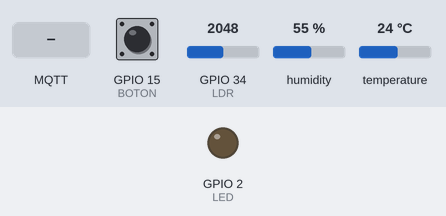
Bench run of a sketch on a simulated ESP32. Parts: output pins drawn as LEDs (lit = HIGH). Dashed ring = blinking. The inputs (shaded band) are chosen by the test bench; at power-on: temperature 24 °C, GPIO 34 (LDR) = 2048, GPIO 15 (BOTON) HIGH, humidity 55 %. WiFi joins after 1.5 s; servers stay silent unless stated; no MQTT or app messages arrive unless stated; what the sketch prints to the serial monitor is not drawn.

Above: at 3.7 s.
3.8 s: temperature set to 29.5 °C
7.7 s: temperature set to 30.3 °C
At 10.6 s:
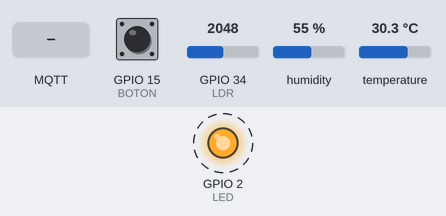
12.6 s: GPIO 34 (LDR) set to 907
21.5 s: GPIO 34 (LDR) set to 827
At 23.9 s:
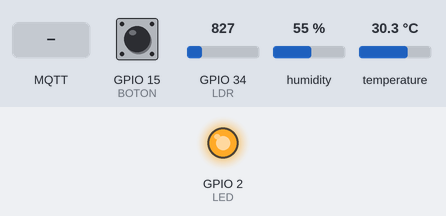
27.5 s: MQTT message "reset" arrives on the first subscribed topic
At 28.3 s:
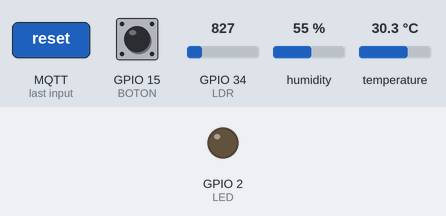
Timing chart, 0 to 30.0 s (numbered marks = the images above; inputs shaded):
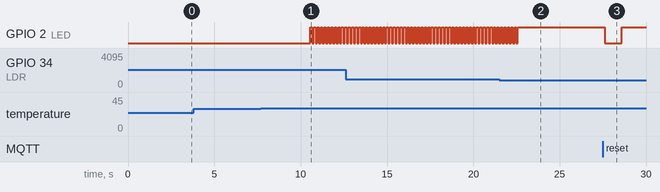

The sketch:

segundaversion_local.ino
```cpp
/*
 * PROYECTO IoT CON MQTT A BROKER LOCAL
 * ESP32 + DHT22 + LDR + Boton + LED
 *
 * Caracteristicas:
 * - Multitarea cooperativa (sin delay)
 * - Maquina de estados con histéresis
 * - Protocolo MQTT a broker local propio
 * - Formato JSON para la API
 */

#include "DHT.h"
#include <WiFi.h>
#include <PubSubClient.h>
#include <ArduinoJson.h>

// ==================== CONFIGURACION PINES ====================
const int LDR = 34;
const int DHT_PIN = 4;
const int LED = 2;
const int BOTON = 15;

// ==================== CONFIGURACION WiFi ====================
const char* ssid = "INTELRED_F";
const char* password = "70********";

// ==================== CONFIGURACION BROKER MQTT LOCAL ====================
// IP de tu computadora donde corre el servidor Node.js
// Cambia esta IP por la de tu computadora en la red local
const char* mqtt_server = "192.168.56.1";  // ← AJUSTA ESTA IP
const int mqtt_port = 1883;

const char* mqtt_client_id = "ESP32_Sensor_01";
const char* mqtt_username = "";  // Dejar vacío si no hay autenticación
const char* mqtt_password = "";  // Dejar vacío si no hay autenticación

// Topics MQTT
const char* topic_sensores = "sensores/datos";
const char* topic_estado = "sensores/estado";
const char* topic_alertas = "sensores/alertas";

// ==================== UMBRALES E HISTERESIS ====================
// Temperatura
const float TEMP_UMBRAL_ALTO = 30.0;
const float TEMP_UMBRAL_BAJO = 28.0;

// Luz
const int LUZ_UMBRAL_BAJO = 20;
const int LUZ_UMBRAL_ALTO = 30;

// ==================== MAQUINA DE ESTADOS ====================
enum Estado { NORMAL, ALERTA_TEMP, ALERTA_LUZ, ALERTA_DOBLE };
Estado estadoActual = NORMAL;

bool alertaTempActiva = false;
bool alertaLuzActiva = false;

// ==================== MULTITAREA - TIMERS ====================
unsigned long lastSensorRead = 0;
const long INTERVALO_SENSORES = 2000;

unsigned long lastMqttSend = 0;
const long INTERVALO_MQTT = 5000;

unsigned long lastLedUpdate = 0;
const long INTERVALO_LED = 100;

// ==================== VARIABLES GLOBALES DE SENSORES ====================
float temperatura = 0.0;
float humedad = 0.0;
int porcentajeLuz = 0;
bool hayErrorDHT = false;

// ==================== OBJETOS ====================
DHT dht(DHT_PIN, DHT22);
WiFiClient espClient;
PubSubClient client(espClient);

// ==================== SETUP ====================
void setup() {
    Serial.begin(115200);
    delay(1000);

    dht.begin();
    pinMode(LED, OUTPUT);
    pinMode(BOTON, INPUT_PULLUP);

    setup_wifi();

    client.setServer(mqtt_server, mqtt_port);
    client.setCallback(mqtt_callback);

    Serial.println("\n========================================");
    Serial.println("Sistema IoT MQTT -> Broker Local");
    Serial.println("Modo: Multitarea + Maquina de Estados + JSON");
    Serial.println("========================================");
    Serial.print("Broker MQTT: ");
    Serial.print(mqtt_server);
    Serial.print(":");
    Serial.println(mqtt_port);
    Serial.println("========================================");
}

// ==================== LOOP PRINCIPAL ====================
void loop() {
    unsigned long ahora = millis();

    mantenerConexiones();

    if (ahora - lastSensorRead >= INTERVALO_SENSORES) {
        lastSensorRead = ahora;
        tareaLeerSensores();
    }

    if (ahora - lastMqttSend >= INTERVALO_MQTT) {
        lastMqttSend = ahora;
        tareaEnviarMQTT();
    }

    if (ahora - lastLedUpdate >= INTERVALO_LED) {
        lastLedUpdate = ahora;
        tareaActualizarLEDs();
    }

    handleButton();
}

// ==================== CALLBACK MQTT ====================
void mqtt_callback(char* topic, byte* payload, unsigned int length) {
    Serial.print("Mensaje recibido en topic: ");
    Serial.println(topic);

    String message = "";
    for (int i = 0; i < length; i++) {
        message += (char)payload[i];
    }
    Serial.println("Payload: " + message);

    // Procesar comandos desde el servidor
    if (String(topic) == "comandos/esp32") {
        if (message == "reset") {
            alertaTempActiva = false;
            alertaLuzActiva = false;
            estadoActual = NORMAL;
            Serial.println("Comando: Reset de alertas");
        } else if (message == "led_on") {
            digitalWrite(LED, HIGH);
            Serial.println("Comando: LED encendido");
        } else if (message == "led_off") {
            digitalWrite(LED, LOW);
            Serial.println("Comando: LED apagado");
        }
    }
}

// ==================== CONEXIONES ====================
void mantenerConexiones() {
    if (WiFi.status() != WL_CONNECTED) {
        setup_wifi();
    }

    if (!client.connected()) {
        reconnect_mqtt();
    }
    client.loop();
}

void setup_wifi() {
    delay(10);
    Serial.print("Conectando a WiFi");

    WiFi.begin(ssid, password);
    while (WiFi.status() != WL_CONNECTED) {
        delay(500);
        Serial.print(".");
    }

    Serial.println("\n✅ WiFi conectado");
    Serial.print("📡 IP del ESP32: ");
    Serial.println(WiFi.localIP());
}

void reconnect_mqtt() {
    while (!client.connected()) {
        Serial.print("Conectando a MQTT...");

        if (client.connect(mqtt_client_id, mqtt_username, mqtt_password)) {
            Serial.println("✅ Conectado al broker");

            // Suscribirse a topic de comandos
            client.subscribe("comandos/esp32");
            Serial.println("Suscrito a: comandos/esp32");

            // Enviar mensaje de estado online
            client.publish(topic_estado, "online");
        } else {
            Serial.print("❌ Fallo, rc=");
            Serial.print(client.state());
            Serial.println(" reintentando en 5s");
            delay(5000);
        }
    }
}

// ==================== TAREAS ====================
void tareaLeerSensores() {
    float tempLeida = dht.readTemperature();
    float humLeida = dht.readHumidity();

    if (isnan(tempLeida) || isnan(humLeida)) {
        Serial.println("⚠️ Error leyendo DHT22");
        hayErrorDHT = true;
    } else {
        temperatura = tempLeida;
        humedad = humLeida;
        hayErrorDHT = false;
    }

    int valorLDR = analogRead(LDR);
    porcentajeLuz = map(valorLDR, 0, 4095, 0, 100);

    actualizarMaquinaEstados();

    Serial.println("\n--- 📊 Lectura Sensores ---");
    if (!hayErrorDHT) {
        Serial.println("🌡️ Temp: " + String(temperatura) + " C");
        Serial.println("💧 Hum:  " + String(humedad) + " %");
    }
    Serial.println("☀️  Luz:  " + String(porcentajeLuz) + " %");
    Serial.print("🚦 Estado: ");
    imprimirEstado();
    Serial.println("---------------------------");
}

void actualizarMaquinaEstados() {
    // Histéresis temperatura
    if (temperatura >= TEMP_UMBRAL_ALTO) {
        alertaTempActiva = true;
    } else if (temperatura <= TEMP_UMBRAL_BAJO) {
        alertaTempActiva = false;
    }

    // Histéresis luz
    if (porcentajeLuz <= LUZ_UMBRAL_BAJO) {
        alertaLuzActiva = true;
    } else if (porcentajeLuz >= LUZ_UMBRAL_ALTO) {
        alertaLuzActiva = false;
    }

    // Determinar estado
    if (alertaTempActiva && alertaLuzActiva) {
        estadoActual = ALERTA_DOBLE;
    } else if (alertaTempActiva) {
        estadoActual = ALERTA_TEMP;
    } else if (alertaLuzActiva) {
        estadoActual = ALERTA_LUZ;
    } else {
        estadoActual = NORMAL;
    }
}

void imprimirEstado() {
    switch (estadoActual) {
        case NORMAL:       Serial.println("✅ NORMAL"); break;
        case ALERTA_TEMP:  Serial.println("🌡️  ALERTA_TEMP"); break;
        case ALERTA_LUZ:   Serial.println("🌑 ALERTA_LUZ"); break;
        case ALERTA_DOBLE: Serial.println("🚨 ALERTA_DOBLE"); break;
    }
}

void tareaEnviarMQTT() {
    if (hayErrorDHT) {
        Serial.println("⚠️ No se envia: Error DHT");
        return;
    }

    if (!client.connected()) {
        Serial.println("⚠️ No se envia: Sin conexion MQTT");
        return;
    }

    // Crear objeto JSON
    StaticJsonDocument<256> doc;
    doc["dispositivo"] = mqtt_client_id;
    doc["temperatura"] = round(temperatura * 100) / 100.0;  // 2 decimales
    doc["humedad"] = round(humedad * 100) / 100.0;
    doc["luz"] = porcentajeLuz;
    doc["estado"] = getEstadoString();
    // Nota: La API agregará el timestamp automáticamente al recibir

    String payload;
    serializeJson(doc, payload);

    Serial.println("\n>>> 📤 Enviando a MQTT <<<");
    Serial.println("Payload: " + payload);

    if (client.publish(topic_sensores, payload.c_str())) {
        Serial.println("✅ Datos enviados OK");

        // Si hay alerta, enviar también al topic de alertas
        if (estadoActual != NORMAL) {
            String alertaMsg = "Alerta: " + getEstadoString();
            client.publish(topic_alertas, alertaMsg.c_str());
        }
    } else {
        Serial.println("❌ Error al enviar");
    }
}

String getEstadoString() {
    switch (estadoActual) {
        case NORMAL: return "NORMAL";
        case ALERTA_TEMP: return "ALERTA_TEMP";
        case ALERTA_LUZ: return "ALERTA_LUZ";
        case ALERTA_DOBLE: return "ALERTA_DOBLE";
        default: return "UNKNOWN";
    }
}

void tareaActualizarLEDs() {
    switch (estadoActual) {
        case NORMAL:
            digitalWrite(LED, LOW);
            break;
        case ALERTA_TEMP:
            digitalWrite(LED, !digitalRead(LED));
            break;
        case ALERTA_LUZ:
            digitalWrite(LED, HIGH);
            break;
        case ALERTA_DOBLE:
            digitalWrite(LED, HIGH);
            break;
    }
}

void handleButton() {
    static bool lastButtonState = HIGH;
    static unsigned long lastDebounce = 0;
    const long DEBOUNCE_DELAY = 50;

    bool currentState = digitalRead(BOTON);
    unsigned long ahora = millis();

    if (currentState != lastButtonState) {
        lastDebounce = ahora;
    }

    if ((ahora - lastDebounce) > DEBOUNCE_DELAY) {
        if (lastButtonState == HIGH && currentState == LOW) {
            Serial.println("🔘 Boton presionado - Reset alertas");
            alertaTempActiva = false;
            alertaLuzActiva = false;
            estadoActual = NORMAL;

            // Notificar reset
            if (client.connected()) {
                client.publish(topic_estado, "alertas_reset");
            }
        }
    }

    lastButtonState = currentState;
}
```

Measured:
- the behaviour switches between 29.9 and 30 °C on temperature (found by bisection; images 0 and 1)
- the behaviour switches between 860 and 859 on GPIO 34 (LDR) (found by bisection; images 1 and 2)
- after the input at 3.8 s, every drawn part: stays the same
- after the input at 7.7 s, GPIO 2 (LED): alternates HIGH for 0.10 s and LOW for 0.10 s, starting after 2.9 s
- after the input at 21.5 s, GPIO 2 (LED): goes on until 22.6 s, then stays HIGH
- after the input at 27.5 s, GPIO 2 (LED): HIGH → LOW after 0.10 s, → HIGH 1.0 s later
